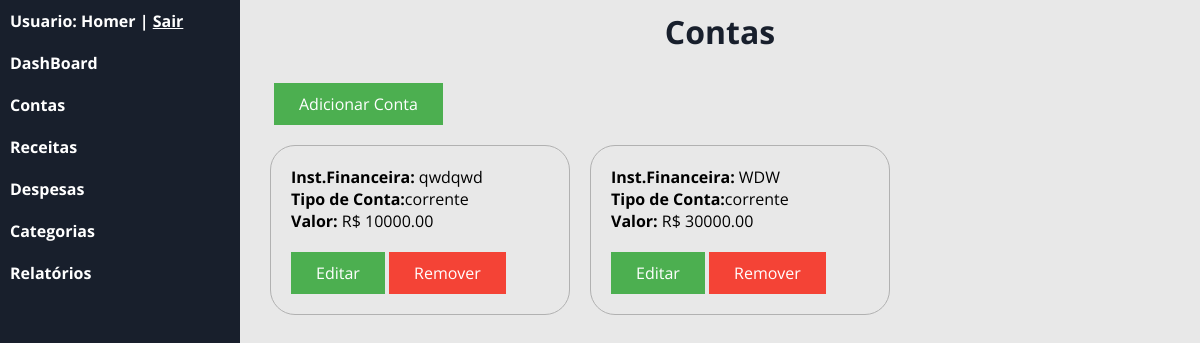
The app's page /?c=contas (signed in) with its own data.
### tables this page shows
CREATE TABLE `conta` (
  `id` int(11) NOT NULL,
  `valor` double(10,2) NOT NULL,
  `instFinanca` varchar(60) NOT NULL,
  `descricao` varchar(60) NOT NULL,
  `tipo_conta` varchar(8) NOT NULL,
  `id_usuario` int(11) NOT NULL
);

### app/controller/Contas.php (called while the page is built, shortened)
<?php
class Contas extends Controller
    {
        public function index()
        {
            try {
                $respContas = new Repository('app\model\class\Conta');
                $criteria = new Criteria;
                $criteria->add('id_usuario','=',Usuario::get('id'));
                $resultContas = $respContas->load($criteria);
            } catch (\Exception $e) {
                Transaction::rollback();
                echo $e->getMessage();
            }
            $this->view([
                'template/header',
                'conta/listagem',
                'template/footer'
            ],[
                'usuario_logado' => Usuario::get('nome'),
                'contasListagem' =>  $resultContas,
                'msg'            => FlashMessage::get()
            ]);
        }
    }

### app/model/Repository.php (called while the page is built, shortened)
<?php
    final class Repository
    {
        private $activeRecord;
        public function __construct($class)
        {
            $this->activeRecord = $class;
        }
        public function load(Criteria|null $criteria = null)
        {
            $sql = "SELECT * FROM ".constant($this->activeRecord.'::TABLENAME');
            if($criteria)
            {
                $expressao = $criteria->dump();
                if($expressao)
                {
                    $sql .= " WHERE ".$expressao;
                }
            }
            if($conn = Transaction::get())
            {
                $result = $conn->query($sql);
                $results = array();
                if($result)
                {
                    while($row = $result->fetchObject($this->activeRecord))
                    {
                        $results[] = $row;
                    }
                    return $results;
                }
            }
            else
            {
                throw new \Exception('Não há transação ativa!');
            }
        }
    }

### app/model/Criteria.php (called while the page is built, shortened)
<?php
    class Criteria
    {
        private $filters;
        function __construct()
        {
            $this->filters = array();
        }
        public function add($variable,$compare_operator,$value,$logic_operator = 'and')
        {
            if(empty($this->filters))
            {
                $logic_operator = null;
            }
            $this->filters[] = [$variable,$compare_operator,$this->transform($value),$logic_operator];
        }
        public function transform($value)
        {
            if(is_array($value))
            {
                foreach($value as $x)
                {
                    if(is_integer($x)){
                        $foo[] = $x;
                    }
                    else if(is_string($x))
                    {
                        $foo[] = "'$x'";
                    }
                }
                $result = '('.implode(',',$foo).')';
            }
            else if(is_string($value))
            {
                $result = "'$value'";
            }
            return $result;
        }
        public function dump()
        {
            if(is_array($this->filters) and count($this->filters) > 0)
            {
                $result = '';
                foreach($this->filters as $filter)
                {
                    $result .= $filter[3].' '.$filter[0].' '.$filter[1].' '.$filter[2].' ';
                }
                $result = trim($result);
                return "({$result})";
            }
        }
    }

### app/model/Record.php (called while the page is built, shortened)
<?php
    abstract class Record
    {
        protected array $data;
        public function __set($prop,$value)
        {
           if(method_exists($this,'set_'.$prop))
           {
            call_user_func(array($this,'set_'.$prop),$value);
           }
           else
           {
               if($value == null)
               {
                   unset($this->data[$prop]);
               }
               else{
                   $this->data[$prop] = $value;
               }
           }
        }
        public function __get($prop)
        {
           if(method_exists($this,'get_'.$prop))
           {
            return call_user_func(array($this,'get_'.$prop));
           }
           else
           {
               if(isset($this->data[$prop]))
               {
                   return $this->data[$prop];
               }
           }
        }
    }

### app/view/conta/listagem.php (the view, shortened to what this page needs)
<div id="form-listagem-conta" >
    <h1 id="titulo-conta_listagem">Contas</h1>
    <div>
        <a href="./?c=contas&m=inserir" id="btn-adicionar-conta">Adicionar Conta</a><br>
    </div>
    <?php
        if(isset($contasListagem) && !empty($contasListagem)):
            foreach($contasListagem as $conta_item):
    ?>
    <div class="conta_info">
        <b>Inst.Financeira:</b> <?= $conta_item->instFinanca ?><br>
        <b>Tipo de Conta:</b><?=  $conta_item->tipo_conta ?><br>
        <b>Valor:</b> R$ <?= $conta_item->valor ?><br>
        <div style="margin-top: 20px;">
            <a href="./?c=contas&m=editar&id=<?=$conta_item->id?>" class='btn_editar_conta'>Editar</a>
            <a href="./?c=contas&m=excluir&id=<?=$conta_item->id?>" class='btn_excluir_conta' onclick="return confirm('Tem certeza que deseja Remover?');">Remover</a>
        </div>
    </div>
    <?php
            endforeach;
        else:
    ?>
    <p style="text-align: center; color:tomato;margin-top:5vh;">
        <b>Nenhuma Conta Cadastrada!</b>
    </p>
    <?php endif; ?>
</div>

### app/controller/Controller.php (shortened to what this page needs)
<?php
    abstract class Controller
    {
        protected function view(array $templates,array $dados = array())
        {
            foreach($templates as $template)
            {
                require_once __DIR__."/../view/{$template}.php";
            }
        }
    }

### assets/css/style.css (style rules this page uses)
* { padding: 0px; margin: 0px; font-family: 'Open Sans', sans-serif; box-sizing: border-box; }
.conta_info { border: 1px solid rgb(177, 177, 177); width: 300px ; padding: 20px; margin: 2.5vh 0 0 2.5vh; float: left; border-radius: 25px; }
.btn_editar_conta:link, .btn_editar_conta:visited { background-color: #4CAF50; color: white; padding: 10px 25px; text-align: center; text-decoration: none; display: inline-block; }
.btn_excluir_conta:link, .btn_excluir_conta:visited { background-color: #f44336; color: white; padding: 10px 25px; text-align: center; text-decoration: none; display: inline-block; }
#titulo-conta_listagem { text-align: center; font-weight: bold; color: #181F2C; margin-bottom: 30px; }
#form-listagem-conta { overflow: auto; }
#btn-adicionar-conta { display: inline-block; margin-left: 3vh; }
#btn-adicionar-conta:link, #btn-adicionar-conta:visited { background-color: #4CAF50; color: white; padding: 10px 25px; text-align: center; text-decoration: none; display: inline-block; }

### records on screen
conta: instFinanca "qwdqwd", tipo_conta "corrente", valor "10000.00"
conta: instFinanca "WDW", tipo_conta "corrente", valor "30000.00"
